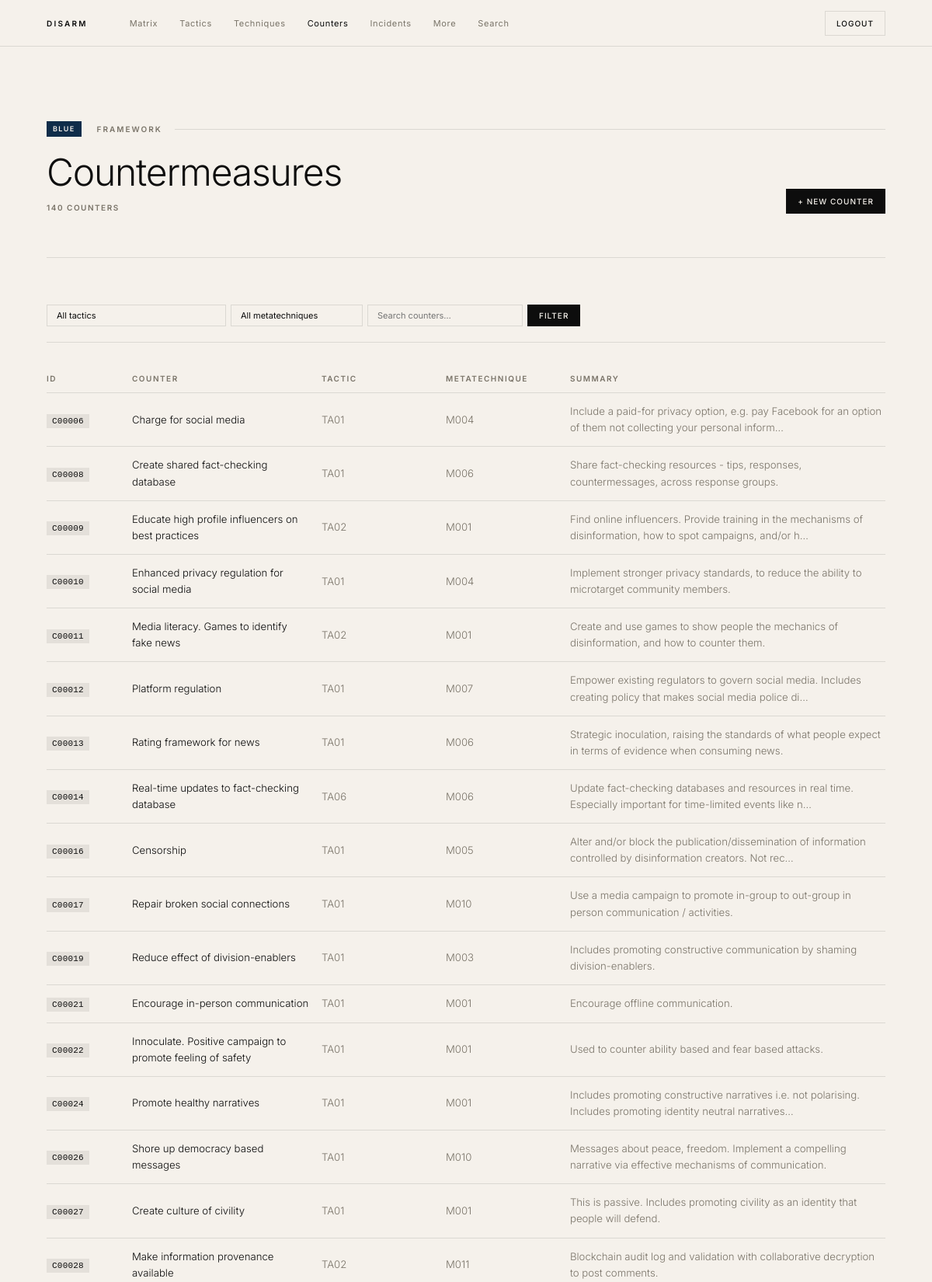
Page /disarm_site/counters.php (signed in, upper part) on the committed database.
### tables this page shows
CREATE TABLE `counter` (
  `id` INT NOT NULL AUTO_INCREMENT,
  `disarm_id` VARCHAR(10) NOT NULL,
  `name` LONGTEXT NOT NULL,
  `summary` LONGTEXT NOT NULL,
  `metatechnique_id` VARCHAR(10) NOT NULL DEFAULT '',
  `tactic_id` VARCHAR(10) NOT NULL DEFAULT '',
  `responsetype_id` VARCHAR(10) NOT NULL DEFAULT '',
  PRIMARY KEY (`id`),
  UNIQUE KEY `uq_counter_disarm_id` (`disarm_id`)
);

### disarm_site/counters.php (the view, shortened to what this page needs)
<?php
require_once 'config.php';
require_once 'includes/functions.php';
$filter_q      = gp('q');
$sql    = "SELECT c.disarm_id, c.name, c.tactic_id, c.metatechnique_id, c.summary,
                  ta.name AS tactic_name, mt.name AS meta_name
           FROM counter c
           LEFT JOIN tactic ta ON ta.disarm_id = c.tactic_id
           LEFT JOIN metatechnique mt ON mt.disarm_id = c.metatechnique_id
           WHERE 1=1";
$params = [];
$sql .= " ORDER BY c.disarm_id";
$page     = max(1, (int)gp('page', '1'));
$result   = paginate($pdo, $sql, $params, $page, 50);
include 'includes/header.php';
?>
<div class="container">
<div class="page-header">
  <div class="label"><span class="tag tag-blue" style="margin-right:4px">BLUE</span>Framework</div>
  <div class="page-header-row">
    <div>
      <h1>Countermeasures</h1>
      <div class="page-count"><?= number_format($result['total']) ?> counters</div>
    </div>
    <a href="counters.php?action=add" class="btn btn-dark btn-sm">+ New Counter</a>
  </div>
</div>
<form method="get" class="filter-bar">
  <select name="tactic" onchange="this.form.submit()">
    <option value="">All tactics</option>
  </select>
  <select name="meta" onchange="this.form.submit()">
    <option value="">All metatechniques</option>
  </select>
  <input type="text" name="q" placeholder="Search counters…" value="<?= h($filter_q) ?>">
  <button type="submit" class="btn btn-dark btn-sm">Filter</button>
</form>
<table class="data-table">
  <thead>
    <tr>
      <th class="col-id">ID</th>
      <th>Counter</th>
      <th class="col-mid">Tactic</th>
      <th class="col-mid">Metatechnique</th>
      <th>Summary</th>
    </tr>
  </thead>
  <tbody>
    <?php foreach ($result['rows'] as $row): ?>
    <tr>
      <td><?= id_badge($row['disarm_id'], 'counter.php?id=' . urlencode($row['disarm_id'])) ?></td>
      <td><a href="counter.php?id=<?= urlencode($row['disarm_id']) ?>"><?= h($row['name']) ?></a></td>
      <td class="col-muted"><?= $row['tactic_id'] ? h($row['tactic_id']) : '' ?></td>
      <td class="col-muted"><?= $row['metatechnique_id'] ? h($row['metatechnique_id']) : '' ?></td>
      <td class="col-summary"><?= h(truncate($row['summary'], 110)) ?></td>
    </tr>
    <?php endforeach; ?>
  </tbody>
</table>
</div>
<?php include 'includes/footer.php'; ?>

### disarm_site/includes/functions.php (shortened to what this page needs)
<?php
function h(?string $str): string {
    return htmlspecialchars($str ?? '', ENT_QUOTES, 'UTF-8');
}
function gp(string $name, string $default = ''): string {
    return trim($_GET[$name] ?? $default);
}
function id_badge(string $id, string $link = '', string $extra_class = ''): string {
    $cls   = 'disarm-id' . ($extra_class ? ' ' . $extra_class : '');
    $inner = '<span class="' . $cls . '">' . h($id) . '</span>';
    return $link ? '<a href="' . h($link) . '" style="text-decoration:none">' . $inner . '</a>' : $inner;
}
function truncate(?string $text, int $max = 200): string {
    $text = $text ?? '';
    return mb_strlen($text) > $max ? mb_substr($text, 0, $max) . '…' : $text;
}
function paginate(PDO $pdo, string $sql, array $params, int $page, int $per_page = 50): array {
    $count_stmt = $pdo->prepare("SELECT COUNT(*) FROM ($sql) AS _sub");
    $count_stmt->execute($params);
    $total = (int)$count_stmt->fetchColumn();
    $total_pages = max(1, (int)ceil($total / $per_page));
    $page        = max(1, min($page, $total_pages));
    $offset      = ($page - 1) * $per_page;
    $stmt = $pdo->prepare("$sql LIMIT $per_page OFFSET $offset");
    $stmt->execute($params);
    return [
        'rows'        => $stmt->fetchAll(),
        'total'       => $total,
        'page'        => $page,
        'total_pages' => $total_pages,
        'per_page'    => $per_page,
    ];
}

### disarm_site/assets/style.css (style rules this page uses)
*, *::before, *::after { box-sizing: border-box; margin: 0; padding: 0; }
html { scroll-behavior: smooth; }
:root { --bg: #F5F1EB; --dark: #0D0D0D; --text: #0D0D0D; --muted: #7A7469; --white: #F5F1EB; --border: rgba(13,13,13,0.11); --bd-dark: rgba(245,241,235,0.11); --red-fw: #7A1515; --blue-fw: #0F2D4A; --max: 1200px; --pad: clamp(20px, 5vw, 80px); }
body { font-family: 'Inter', -apple-system, BlinkMacSystemFont, sans-serif; font-size: 16px; line-height: 1.6; font-weight: 400; background: var(--bg); color: var(--text); -webkit-font-smoothing: antialiased; overflow-x: hidden; padding-top: 60px; }
.container { max-width: var(--max); margin: 0 auto; padding: 0 var(--pad); }
.btn { display: inline-block; padding: 12px 24px; font-size: 11px; font-weight: 500; letter-spacing: 0.1em; text-transform: uppercase; text-decoration: none; cursor: pointer; border: 1px solid transparent; font-family: inherit; transition: opacity 0.2s, border-color 0.2s, color 0.2s; white-space: nowrap; }
.btn-dark { background: var(--dark); color: var(--bg); border-color: var(--dark); }
.btn-sm { padding: 7px 14px; font-size: 10px; }
.label { font-size: 10px; font-weight: 600; letter-spacing: 0.2em; text-transform: uppercase; color: var(--muted); display: flex; align-items: center; gap: 16px; margin-bottom: 48px; }
.label::after { content: ''; flex: 1; height: 1px; background: var(--border); }
.page-header { padding: clamp(56px,8vw,100px) 0 clamp(36px,5vw,56px); border-bottom: 1px solid var(--border); margin-bottom: clamp(40px,5vw,60px); }
.page-header .label { margin-bottom: 20px; }
.page-header h1 { font-size: clamp(28px,4vw,52px); font-weight: 300; letter-spacing: -0.025em; line-height: 1.1; }
.page-header-row { display: flex; align-items: flex-end; justify-content: space-between; gap: 20px; flex-wrap: wrap; }
.page-count { font-size: 10px; font-weight: 600; letter-spacing: 0.15em; text-transform: uppercase; color: var(--muted); margin-top: 10px; }
.tag { font-size: 9px; font-weight: 600; letter-spacing: 0.15em; text-transform: uppercase; padding: 3px 8px; white-space: nowrap; }
.tag-blue { background: var(--blue-fw); color: #F5F1EB; }
.disarm-id { font-family: 'SF Mono','Fira Code','Courier New',monospace; font-size: 11px; font-weight: 500; background: rgba(13,13,13,0.07); color: var(--text); padding: 3px 7px; white-space: nowrap; letter-spacing: 0.02em; text-decoration: none; }
.data-table { width: 100%; border-collapse: collapse; }
.data-table thead th { font-size: 10px; font-weight: 600; letter-spacing: 0.15em; text-transform: uppercase; color: var(--muted); border-bottom: 1px solid var(--border); padding: 10px 16px 10px 0; text-align: left; }
.data-table thead th:last-child { padding-right: 0; }
.data-table tbody tr { border-top: 1px solid var(--border); }
.data-table tbody tr:first-child { border-top: none; }
.data-table tbody td { padding: 13px 16px 13px 0; vertical-align: middle; font-size: clamp(13px,1.1vw,15px); font-weight: 300; }
.data-table tbody td:last-child { padding-right: 0; }
.data-table a { color: var(--text); text-decoration: none; }
.col-id { width: 110px; }
.col-mid { width: 160px; }
.col-muted { color: var(--muted); font-weight: 400; }
.col-summary { color: var(--muted); font-size: 13px; }
.filter-bar { display: flex; align-items: center; gap: 6px; flex-wrap: wrap; margin-bottom: 28px; padding-bottom: 20px; border-bottom: 1px solid var(--border); }
.filter-bar select, .filter-bar input[type="text"] { background: transparent; border: 1px solid var(--border); padding: 6px 12px; font-size: 11px; font-weight: 400; font-family: inherit; color: var(--text); outline: none; transition: border-color 0.2s; -webkit-appearance: none; }
.filter-bar input[type="text"] { min-width: 200px; }
:root { --col: 176px; }

### rows in the picture
counter: disarm "C00006", name "Charge for social media", tactic "TA01", metatechnique "M004", summary "Include a paid-for privacy option, e.g. pay Facebook for an option of them not collecting your personal inform…"
counter: disarm "C00008", name "Create shared fact-checking database", tactic "TA01", metatechnique "M006", summary "Share fact-checking resources - tips, responses, countermessages, across response groups."
counter: disarm "C00009", name "Educate high profile influencers on best practices", tactic "TA02", metatechnique "M001", summary "Find online influencers. Provide training in the mechanisms of disinformation, how to spot campaigns, and/or h…"
counter: disarm "C00010", name "Enhanced privacy regulation for social media", tactic "TA01", metatechnique "M004", summary "Implement stronger privacy standards, to reduce the ability to microtarget community members."
counter: disarm "C00011", name "Media literacy. Games to identify fake news", tactic "TA02", metatechnique "M001", summary "Create and use games to show people the mechanics of disinformation, and how to counter them."
counter: disarm "C00012", name "Platform regulation", tactic "TA01", metatechnique "M007", summary "Empower existing regulators to govern social media. Includes creating policy that makes social media police di…"
counter: disarm "C00013", name "Rating framework for news", tactic "TA01", metatechnique "M006", summary "Strategic inoculation, raising the standards of what people expect in terms of evidence when consuming news."
counter: disarm "C00014", name "Real-time updates to fact-checking database", tactic "TA06", metatechnique "M006", summary "Update fact-checking databases and resources in real time. Especially important for time-limited events like n…"
counter: disarm "C00016", name "Censorship", tactic "TA01", metatechnique "M005", summary "Alter and/or block the publication/dissemination of information controlled by disinformation creators. Not rec…"
counter: disarm "C00017", name "Repair broken social connections", tactic "TA01", metatechnique "M010", summary "Use a media campaign to promote in-group to out-group in person communication / activities."
counter: disarm "C00019", name "Reduce effect of division-enablers", tactic "TA01", metatechnique "M003", summary "Includes promoting constructive communication by shaming division-enablers."
counter: disarm "C00021", name "Encourage in-person communication", tactic "TA01", metatechnique "M001", summary "Encourage offline communication."
counter: disarm "C00022", name "Innoculate. Positive campaign to promote feeling of safety", tactic "TA01", metatechnique "M001", summary "Used to counter ability based and fear based attacks."
counter: disarm "C00024", name "Promote healthy narratives", tactic "TA01", metatechnique "M001", summary "Includes promoting constructive narratives i.e. not polarising. Includes promoting identity neutral narratives…"
counter: disarm "C00026", name "Shore up democracy based messages", tactic "TA01", metatechnique "M010", summary "Messages about peace, freedom. Implement a compelling narrative via effective mechanisms of communication."
counter: disarm "C00027", name "Create culture of civility", tactic "TA01", metatechnique "M001", summary "This is passive. Includes promoting civility as an identity that people will defend."
counter: disarm "C00028", name "Make information provenance available", tactic "TA02", metatechnique "M011", summary "Blockchain audit log and validation with collaborative decryption to post comments."

### other values in the picture
$result['total'] "140"
